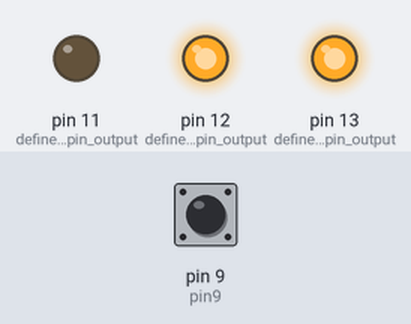
A sketch run on a simulated Arduino Uno, built with avr-gcc and run on an emulated ATmega328P. Parts: output pins drawn as LEDs (lit = HIGH). The test bench sets the inputs (shaded band); at power-on: pin 9 (pin9) HIGH. What the sketch prints to the serial monitor is not drawn.

Above: at 1.2 s.
1.3 s: pin 9 (pin9) pulled LOW for 0.15 s
At 1.37 s:
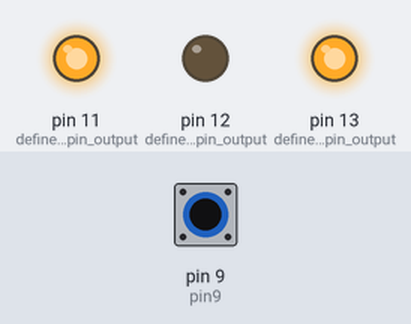
2.9 s: pin 9 (pin9) pulled LOW for 3.2 s
At 7.2 s:
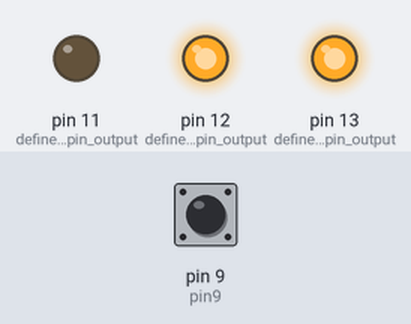
Timing chart, 0 to 8.7 s (numbered marks = the images above; inputs shaded):
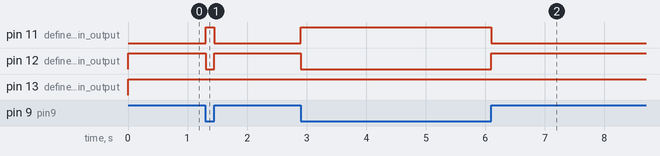

The sketch:

RGB_and_PB_Button_RG_and_RB.ino
```cpp
/*
RGB Light and the PB button program
the main propose is understand the digital input and output(combine)
PB no press, RG ON and when press the PB, RB ON
*/
int ledRed = 13;    //define the pin number, led pin connection
int ledGreen = 12;  //define the pin number, led pin connection
int ledBlue = 11;   //define the pin number, led pin connection
int onDelay = 1000; //delay time
int offDelay = 1000;//delay time
int pin9 = 9;  //define the pin number, led pin connection
int var =0;  //variable
void setup() {
  // put your setup code here, to run once:
 pinMode(13, OUTPUT); //define the pin output
 pinMode(12, OUTPUT);//define the pin output
 pinMode(11, OUTPUT);//define the pin output
 pinMode(9, INPUT_PULLUP);//define the pin input
 Serial.begin(9600);
}
void loop() {
  // put your main code here, to run repeatedly:
  digitalWrite(13,HIGH);

 var = digitalRead(pin9); //variable store the value
  digitalWrite(12,var); //var equal 1
  digitalWrite(11,!var);  //var not equal 1

  Serial.println(var); //check the var value ;troubleshooting

}
```

Measured:
- after the input at 1.3 s, pin 11 (define_the_pin_output): LOW → HIGH at once, → LOW 0.15 s later; pin 12 (define_the_pin_output): HIGH → LOW at once, → HIGH 0.15 s later
- after the input at 2.9 s, pin 11 (define_the_pin_output): LOW → HIGH at once, → LOW 3.2 s later; pin 12 (define_the_pin_output): HIGH → LOW at once, → HIGH 3.2 s later
